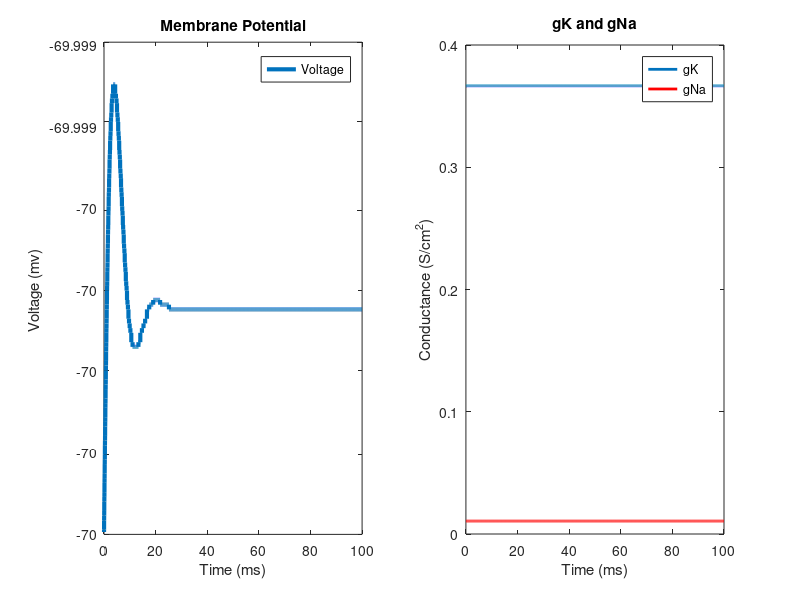

Source code (MATLAB):
%Timecourse - Simulation time with timesteps 
simulT = 100; %miliseconds
dT = .01;
t= 0:dT:simulT;

%Injected Current ( affects the change in voltage) - No Exteranl Current (Steady
%State: Resting Membrane Potential)
I = zeros(1, length(t))

%Parameter Constants
gbar_K = 36;
gbar_Na = 120;
gbar_L = 0.3;
E_K = -12;
E_Na = 115;
E_L = 10.6;
C_m = 1;

%Initial Condition & Gating Variables  
V_m = 0;
alpha_m = 0.1 * ( (25-V_m) / (exp((25-V_m)/10)-1) ); 
beta_m = 4 * exp(-V_m/18);
alpha_n = 0.01 * ( (10-V_m) / (exp((10-V_m)/10)-1) );
beta_n = 0.125 * exp(-V_m/80) ;
alpha_h = 0.07 * exp(-V_m/20) ; 
beta_h = 1/ (exp((30-V_m)/10) +1);

m(1) = alpha_m / (alpha_m + beta_m);
n(1) = alpha_n / (alpha_n + beta_n);
h(1) = alpha_h / (alpha_h + beta_h);

for i = 1:numel(t)-1
    
    %Gating variables at each timestep
    alpha_m(i) = 0.1 * ( (25-V_m(i)) / (exp((25-V_m(i))/10)-1) ); 
    beta_m(i) = 4 * exp(-V_m(i)/18);
    alpha_n(i) = 0.01 * ( (10-V_m(i)) / (exp((10-V_m(i))/10)-1) );
    beta_n(i) = 0.125 * exp(-V_m(i)/80) ;
    alpha_h(i) = 0.07 * exp(-V_m(i)/20) ; 
    beta_h(i) = 1/ (exp((30-V_m(i))/10) +1);
    
    %Currents
    I_Na = (m(i)^3 * gbar_Na * h(i) * (V_m(i) - E_Na));
    I_K = (n(i)^4 * gbar_K * (V_m(i) - E_K));
    I_L = gbar_L * (V_m(i) - E_L);
    I_ion = I(i) - I_K - I_Na - I_L;
    
    %First order approximation using Euler's Method
    V_m(i+1) = V_m(i) + dT * I_ion/C_m;
    n(i+1) = n(i) + dT * (alpha_n(i) * (1-n(i)) - beta_n(i) * n(i));
    m(i+1) = m(i) + dT * (alpha_m(i) * (1-m(i)) - beta_m(i) * m(i));
    h(i+1) = h(i) + dT * (alpha_h(i) * (1-h(i)) - beta_h(i) * h(i));
    
    
end

V_m = V_m - 70;

%Plot Membrane Potential.
subplot(1, 2, 1)
plot (t, V_m, 'LineWidth', 3) 
hold on
legend ({'Voltage'})
xlabel('Time (ms)')
ylabel('Voltage (mv)')
title('Membrane Potential')

%Plot Conductances.
subplot(1, 2, 2)
P1 = plot(t,gbar_K * n.^4, 'Linewidth', 2 );
hold on 
P2 = plot(t, gbar_Na * (m.^3).*h, 'r', 'LineWidth', 2);
legend([P1,P2], 'gK', 'gNa')
xlabel('Time (ms)')
ylabel('Conductance (S/cm^2)')
title ('gK and gNa')

